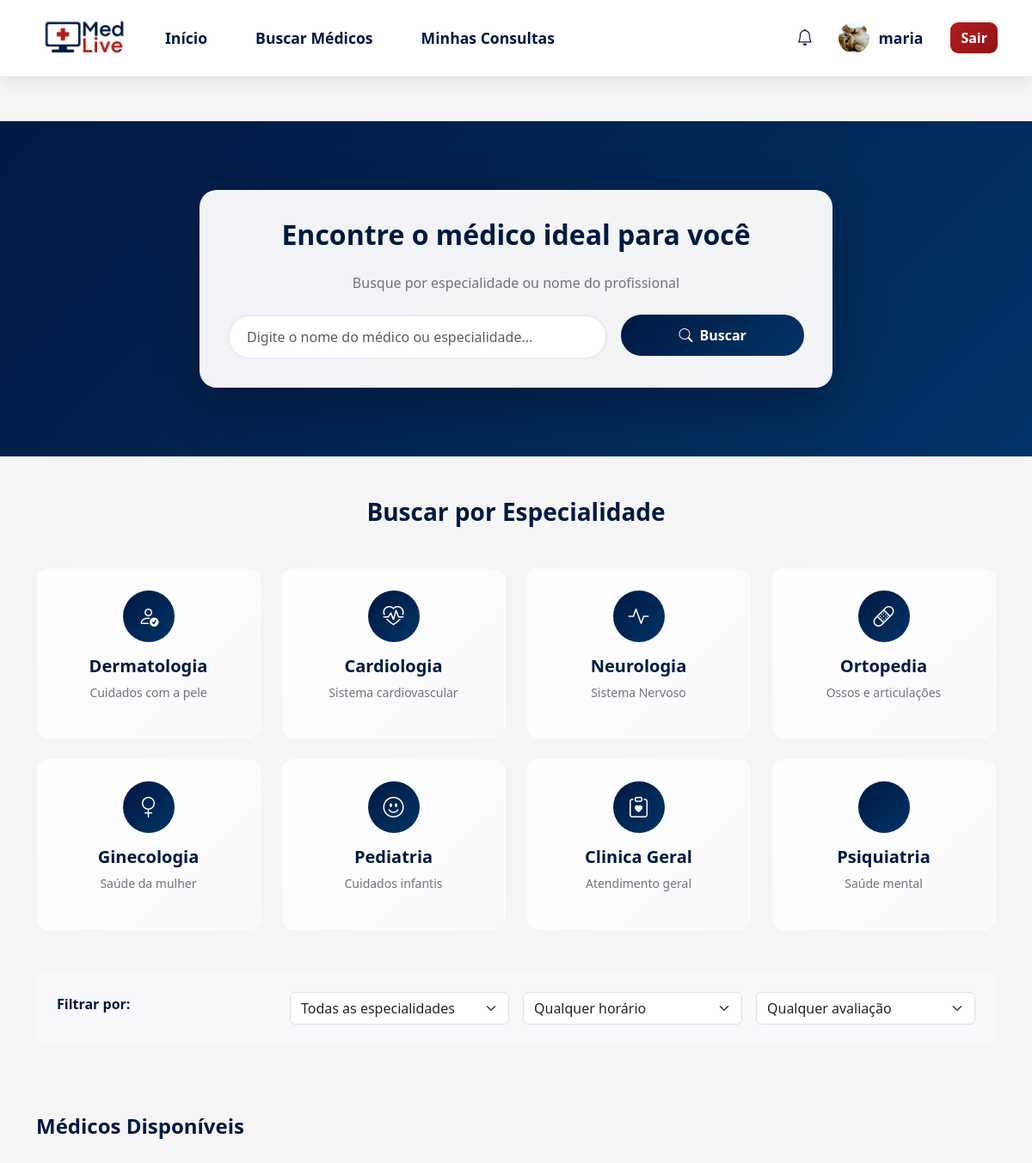
The app's page /buscar_medicos (signed in) with its own data.
### tables this page shows
CREATE TABLE especialidade (
idEspecialidade INTEGER PRIMARY KEY AUTOINCREMENT,
nome TEXT NOT NULL,
descricao TEXT NOT NULL
);

### routes/paciente/paciente_rotas.py (the view)
@router.get("/buscar_medicos")
@requer_autenticacao(["paciente"])
async def get_buscar_medicos(request: Request, usuario_logado: dict = None):
    from data.repo.especialidade_repo import obter_todas_especialidades
    especialidades = obter_todas_especialidades()
    return templates.TemplateResponse("/paciente/buscar_medicos.html", {
        "request": request,
        "usuario": usuario_logado,
        "especialidades": especialidades
    })

### templates/paciente/buscar_medicos.html (shortened to what this page needs)
{% extends "base_paciente.html" %}
{% block extra_css %}
<link rel="stylesheet" href="/static/css/buscar_medicos.css?v=2">
{% endblock %}
{% block conteudo %}
    <br>
    <br>
    <section class="search-section">
        <div class="container">
            <div class="row justify-content-center">
                <div class="col-lg-8">
                    <div class="search-card">
                        <h2 class="text-center mb-4 text-azul fw-bold">Encontre o médico ideal para você</h2>
                        <p class="text-center text-secondary mb-4">Busque por especialidade ou nome do profissional</p>
                        <div class="row g-3">
                            <div class="col-md-8">
                                <input type="text" class="form-control search-input" id="searchInput"
                                       placeholder="Digite o nome do médico ou especialidade...">
                            </div>
                            <div class="col-md-4">
                                <button class="btn btn-search w-100" onclick="searchDoctors()">
                                    <i class="bi bi-search me-2"></i>Buscar
                                </button>
                            </div>
                        </div>
                    </div>
                </div>
            </div>
        </div>
    </section>
    <section class="py-5">
        <div class="container">
            <h3 class="text-center mb-5 text-azul fw-bold">Buscar por Especialidade</h3>
            <div class="row g-4">
                {% if especialidades %}
                    {% for esp in especialidades %}
                    <div class="col-lg-3 col-md-4 col-sm-6">
                        <div class="specialty-card" onclick="filterBySpecialty('{{ esp.nome }}')">
                            <div class="specialty-icon">
                                {% if esp.nome.lower() == 'cardiologia' %}
                                    <i class="bi bi-heart-pulse"></i>
                                {% elif esp.nome.lower() == 'dermatologia' %}
                                    <i class="bi bi-person-check"></i>
                                {% elif esp.nome.lower() == 'ortopedia' %}
                                    <i class="bi bi-bandaid"></i>
                                {% elif esp.nome.lower() == 'pediatria' %}
                                    <i class="bi bi-emoji-smile"></i>
                                {% elif esp.nome.lower() == 'ginecologia' %}
                                    <i class="bi bi-gender-female"></i>
                                {% elif esp.nome.lower() == 'oftalmologia' %}
                                    <i class="bi bi-eye"></i>
                                {% elif esp.nome.lower() == 'psiquiatria' %}
                                    <i class="bi bi-brain"></i>
                                {% elif esp.nome.lower() == 'neurologia' %}
                                    <i class="bi bi-activity"></i>
                                {% elif 'clinica geral' in esp.nome.lower() or 'clínica geral' in esp.nome.lower() %}
                                    <i class="bi bi-clipboard-heart"></i>
                                {% else %}
                                    <i class="bi bi-heart-pulse"></i>
                                {% endif %}
                            </div>
                            <h5 class="text-center fw-bold text-azul">{{ esp.nome }}</h5>
                            <p class="text-center text-secondary small">{{ esp.descricao[:30] }}{% if esp.descricao|length > 30 %}...{% endif %}</p>
                        </div>
                    </div>
                    {% endfor %}
                {% endif %}
            </div>
        </div>
    </section>
    <div class="container">
        <div class="filter-section">
            <div class="row g-3 align-items-center">
                <div class="col-md-3">
                    <label class="form-label fw-bold text-azul">Filtrar por:</label>
                </div>
                <div class="col-md-3">
                    <select class="form-select" id="specialtyFilter">
                        <option value="">Todas as especialidades</option>
                    </select>
                </div>
                <div class="col-md-3">
                    <select class="form-select" id="availabilityFilter">
                        <option value="">Qualquer horário</option>
                    </select>
                </div>
                <div class="col-md-3">
                    <select class="form-select" id="ratingFilter">
                        <option value="">Qualquer avaliação</option>
                    </select>
                </div>
            </div>
        </div>
    </div>
    <section class="py-5">
        <div class="container">
            <div id="doctorsResults">
                <h4 class="mb-4 text-azul fw-bold">Médicos Disponíveis</h4>
            </div>
        </div>
    </section>
{% endblock %}

### static/css/style.css (style rules this page uses)
body { font-family: 'Segoe UI', Tahoma, Geneva, Verdana, sans-serif; margin: 0; padding: 0; background-color: #F5F5F5; line-height: 1.6; }
.text-azul { color: #001942; }
html { scroll-behavior: smooth; }

### static/css/buscar_medicos.css (style rules this page uses)
.search-section { background: linear-gradient(135deg, #001942 0%, #003366 100%); padding: 80px 0; color: white; }
.search-card { background: rgba(255, 255, 255, 0.95); border-radius: 20px; padding: 2rem; box-shadow: 0 20px 60px rgba(0, 0, 0, 0.3); backdrop-filter: blur(10px); border: 1px solid rgba(255, 255, 255, 0.2); }
.specialty-card { background: linear-gradient(135deg, #ffffff 0%, #f8f9fa 100%); border: 2px solid transparent; border-radius: 15px; padding: 1.5rem; transition: all 0.3s ease; cursor: pointer; height: 100%; position: relative; overflow: hidden; }
.specialty-card::before { content: ''; position: absolute; top: 0; left: -100%; width: 100%; height: 100%; background: linear-gradient(90deg, transparent, rgba(179, 29, 29, 0.1), transparent); transition: left 0.5s ease; }
.specialty-icon { width: 60px; height: 60px; background: linear-gradient(135deg, #001942 0%, #003366 100%); border-radius: 50%; display: flex; align-items: center; justify-content: center; margin: 0 auto 1rem; transition: all 0.3s ease; }
.specialty-icon i { font-size: 1.5rem; color: white; }
.filter-section { background: #f8f9fa; border-radius: 15px; padding: 1.5rem; margin-bottom: 2rem; }
.search-input { border: 2px solid #e9ecef; border-radius: 25px; padding: 12px 20px; transition: all 0.3s ease; }
.btn-search { background: linear-gradient(135deg, #001942 0%, #003366 100%); color: white; border: none; border-radius: 25px; padding: 12px 30px; font-weight: 600; transition: all 0.3s ease; }

### records on screen
especialidade: nome "Dermatologia", descricao "Cuidados com a pele"
especialidade: nome "Cardiologia", descricao "Sistema cardiovascular"
especialidade: nome "Neurologia", descricao "Sistema Nervoso"
especialidade: nome "Ortopedia", descricao "Ossos e articulações"
especialidade: nome "Ginecologia", descricao "Saúde da mulher"
especialidade: nome "Pediatria", descricao "Cuidados infantis"
especialidade: nome "Clinica Geral", descricao "Atendimento geral"
especialidade: nome "Psiquiatria", descricao "Saúde mental"

### other values on screen
{{ usuario.nome }} "maria"
